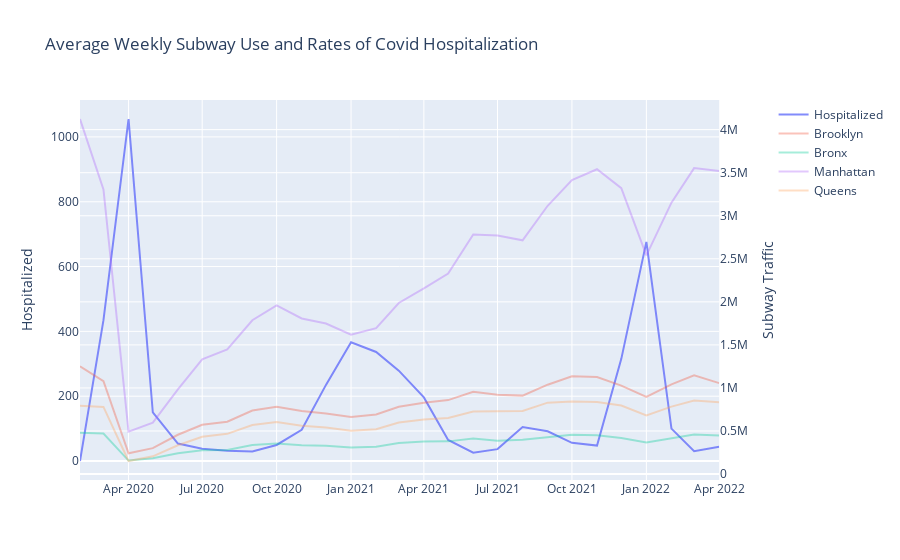

The code cell stored with this chart in its notebook:
### Markdown cell above
Thank you for the wonderful feedback on my project. I have been restless and with my model so I wanted to share with you some of my new results on my revisions.

I expanded my dataset to include all MTA data since January 2018. I changed my time feature to be from the beginning on the dataset. I introduced a binary variable for whether or not the city was on lockdown. I included another variable for time since lockdown. I used the logistic function on this feature matching the curve with the data we have on subway traffic post lockdown. 

I had a concern that the FFT was overfitting to the risiduals of the model so I reduced the number of waves to 10. I am still taking the sum of transformation but I think reducing the number should improve the generalizability of the model. 

These changes boosted my base model performance to R^2 = 0.67 (without FFT). 
On my full model, I used FFT and polynomial features. I got R^2 = 0.937 (on a holdout of everything from 2022).

### Code cell
def generate_figure(df, columns):
    # df = df[df.DATE.dt.weekday > 4]
    df = df.groupby('WEEK_YEAR').mean().reset_index()
    df['DATE'] = df.WEEK_YEAR
    # df = df[df.TIME_OF_WEEK == 'Weekend']
    fig = make_subplots(specs=[[{"secondary_y": True}]])
    
    # fig.update_layout(xaxis2= {'anchor': 'y', 'overlaying': 'x', 'side': 'top'},
    #               yaxis_domain=[0, 0.94])

    fig.add_trace(go.Scatter(x=df.DATE, y=df.HOSP_COUNT_7DAY_AVG,
                        mode='lines',
                        name='Hospitalized',
                        opacity = .8))
    for col in columns:
        fig.add_trace(go.Scatter(x=df.DATE, y=df[col],
                            mode='lines',
                            name=borough_dict[col.split('_')[0]],
                            opacity = .35),
                            secondary_y = True)
    # fig.data[1].update(xaxis='x2')
    fig.update_yaxes(title_text="Hospitalized", secondary_y=False)
    fig.update_yaxes(title_text="Subway Traffic", secondary_y=True)
    fig.update_layout(title='Average Weekly Subway Use and Rates of Covid Hospitalization')
    
    return fig
fig = generate_figure(df, ['Bk_LINE_DENSITY', 'Bx_LINE_DENSITY', 'M_LINE_DENSITY','Q_LINE_DENSITY'])
fig.write_html("./images/Weekly_Subway_Use_By_Borough.html")
fig.show()
# generate_figure(df, ['Bk_LINE_DENSITY', 'Bx_LINE_DENSITY', 'Q_LINE_DENSITY']).show()

### Figure 1 — Plotly figure (JSON) as saved in the notebook; plotly's stock layout.template omitted (floating-point values rounded to 4 significant figures)
{"data": [{"mode": "lines", "name": "Hospitalized", "opacity": 0.8, "type": "scatter", "x": ["2020-02-01T00:00:00", "2020-03-01T00:00:00", "2020-04-01T00:00:00", "2020-05-01T00:00:00", "2020-06-01T00:00:00", "2020-07-01T00:00:00", "2020-08-01T00:00:00", "2020-09-01T00:00:00", "2020-10-01T00:00:00", "2020-11-01T00:00:00", "2020-12-01T00:00:00", "2021-01-01T00:00:00", "2021-02-01T00:00:00", "2021-03-01T00:00:00", "2021-04-01T00:00:00", "2021-05-01T00:00:00", "2021-06-01T00:00:00", "2021-07-01T00:00:00", "2021-08-01T00:00:00", "2021-09-01T00:00:00", "2021-10-01T00:00:00", "2021-11-01T00:00:00", "2021-12-01T00:00:00", "2022-01-01T00:00:00", "2022-02-01T00:00:00", "2022-03-01T00:00:00", "2022-04-01T00:00:00"], "y": [0, 434.6, 1055.0, 149.8, 53.73, 37.81, 31.29, 29.3, 49.52, 96.17, 234.9, 366.1, 336.4, 278.7, 196.3, 65, 25.73, 36.65, 104.6, 91.63, 56.1, 47.53, 315.2, 676.1, 99.86, 30, 44]}, {"mode": "lines", "name": "Brooklyn", "opacity": 0.35, "type": "scatter", "x": ["2020-02-01T00:00:00", "2020-03-01T00:00:00", "2020-04-01T00:00:00", "2020-05-01T00:00:00", "2020-06-01T00:00:00", "2020-07-01T00:00:00", "2020-08-01T00:00:00", "2020-09-01T00:00:00", "2020-10-01T00:00:00", "2020-11-01T00:00:00", "2020-12-01T00:00:00", "2021-01-01T00:00:00", "2021-02-01T00:00:00", "2021-03-01T00:00:00", "2021-04-01T00:00:00", "2021-05-01T00:00:00", "2021-06-01T00:00:00", "2021-07-01T00:00:00", "2021-08-01T00:00:00", "2021-09-01T00:00:00", "2021-10-01T00:00:00", "2021-11-01T00:00:00", "2021-12-01T00:00:00", "2022-01-01T00:00:00", "2022-02-01T00:00:00", "2022-03-01T00:00:00", "2022-04-01T00:00:00"], "xaxis": "x", "y": [1251000.0, 1079000.0, 241900.0, 301400.0, 456400.0, 572800.0, 608600.0, 738500.0, 780200.0, 731200.0, 703900.0, 662100.0, 692500.0, 782000.0, 829000.0, 858900.0, 956500.0, 922100.0, 911000.0, 1038000.0, 1135000.0, 1126000.0, 1028000.0, 895900.0, 1041000.0, 1146000.0, 1056000.0], "yaxis": "y2"}, {"mode": "lines", "name": "Bronx", "opacity": 0.35, "type": "scatter", "x": ["2020-02-01T00:00:00", "2020-03-01T00:00:00", "2020-04-01T00:00:00", "2020-05-01T00:00:00", "2020-06-01T00:00:00", "2020-07-01T00:00:00", "2020-08-01T00:00:00", "2020-09-01T00:00:00", "2020-10-01T00:00:00", "2020-11-01T00:00:00", "2020-12-01T00:00:00", "2021-01-01T00:00:00", "2021-02-01T00:00:00", "2021-03-01T00:00:00", "2021-04-01T00:00:00", "2021-05-01T00:00:00", "2021-06-01T00:00:00", "2021-07-01T00:00:00", "2021-08-01T00:00:00", "2021-09-01T00:00:00", "2021-10-01T00:00:00", "2021-11-01T00:00:00", "2021-12-01T00:00:00", "2022-01-01T00:00:00", "2022-02-01T00:00:00", "2022-03-01T00:00:00", "2022-04-01T00:00:00"], "xaxis": "x", "y": [478500.0, 470100.0, 156700.0, 184000.0, 242800.0, 276500.0, 280300.0, 336600.0, 356200.0, 336000.0, 328900.0, 308500.0, 317100.0, 359800.0, 378200.0, 379700.0, 413100.0, 387300.0, 397900.0, 430700.0, 456900.0, 449900.0, 418800.0, 368000.0, 418700.0, 458100.0, 447500.0], "yaxis": "y2"}, {"mode": "lines", "name": "Manhattan", "opacity": 0.35, "type": "scatter", "x": ["2020-02-01T00:00:00", "2020-03-01T00:00:00", "2020-04-01T00:00:00", "2020-05-01T00:00:00", "2020-06-01T00:00:00", "2020-07-01T00:00:00", "2020-08-01T00:00:00", "2020-09-01T00:00:00", "2020-10-01T00:00:00", "2020-11-01T00:00:00", "2020-12-01T00:00:00", "2021-01-01T00:00:00", "2021-02-01T00:00:00", "2021-03-01T00:00:00", "2021-04-01T00:00:00", "2021-05-01T00:00:00", "2021-06-01T00:00:00", "2021-07-01T00:00:00", "2021-08-01T00:00:00", "2021-09-01T00:00:00", "2021-10-01T00:00:00", "2021-11-01T00:00:00", "2021-12-01T00:00:00", "2022-01-01T00:00:00", "2022-02-01T00:00:00", "2022-03-01T00:00:00", "2022-04-01T00:00:00"], "xaxis": "x", "y": [4124000.0, 3305000.0, 492000.0, 596700.0, 982700.0, 1333000.0, 1447000.0, 1786000.0, 1958000.0, 1807000.0, 1748000.0, 1618000.0, 1694000.0, 1987000.0, 2156000.0, 2328000.0, 2783000.0, 2770000.0, 2715000.0, 3116000.0, 3414000.0, 3540000.0, 3320000.0, 2540000.0, 3152000.0, 3553000.0, 3519000.0], "yaxis": "y2"}, {"mode": "lines", "name": "Queens", "opacity": 0.35, "type": "scatter", "x": ["2020-02-01T00:00:00", "2020-03-01T00:00:00", "2020-04-01T00:00:00", "2020-05-01T00:00:00", "2020-06-01T00:00:00", "2020-07-01T00:00:00", "2020-08-01T00:00:00", "2020-09-01T00:00:00", "2020-10-01T00:00:00", "2020-11-01T00:00:00", "2020-12-01T00:00:00", "2021-01-01T00:00:00", "2021-02-01T00:00:00", "2021-03-01T00:00:00", "2021-04-01T00:00:00", "2021-05-01T00:00:00", "2021-06-01T00:00:00", "2021-07-01T00:00:00", "2021-08-01T00:00:00", "2021-09-01T00:00:00", "2021-10-01T00:00:00", "2021-11-01T00:00:00", "2021-12-01T00:00:00", "2022-01-01T00:00:00", "2022-02-01T00:00:00", "2022-03-01T00:00:00", "2022-04-01T00:00:00"], "xaxis": "x", "y": [794000.0, 780100.0, 151700.0, 206300.0, 334100.0, 433000.0, 467000.0, 569500.0, 603300.0, 561800.0, 539800.0, 503000.0, 520700.0, 598100.0, 633500.0, 650500.0, 726200.0, 727800.0, 731600.0, 829200.0, 844100.0, 837700.0, 795600.0, 679900.0, 783000.0, 855000.0, 835400.0], "yaxis": "y2"}], "layout": {"title": {"text": "Average Weekly Subway Use and Rates of Covid Hospitalization"}, "xaxis": {"anchor": "y", "domain": [0, 0.94]}, "yaxis": {"anchor": "x", "domain": [0, 1], "title": {"text": "Hospitalized"}}, "yaxis2": {"anchor": "x", "overlaying": "y", "side": "right", "title": {"text": "Subway Traffic"}}}}
